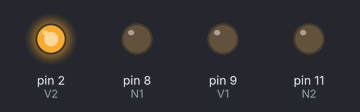
Simulated run of this sketch. Board: Arduino Uno, built with avr-gcc and run on an emulated ATmega328P. Parts: output pins drawn as LEDs (lit = HIGH). Pins used as bus, display or sensor lines are not drawn.

Above: at 1.4 s.
At 3.1 s:
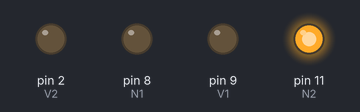
At 5.6 s:
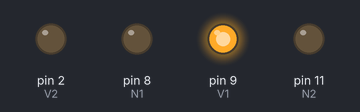
At 7.3 s:
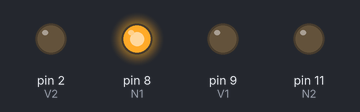
At 8.0 s:
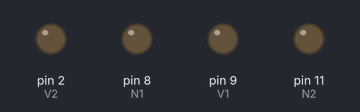
Timing chart, 0 to 10.9 s (numbered marks = the images above):
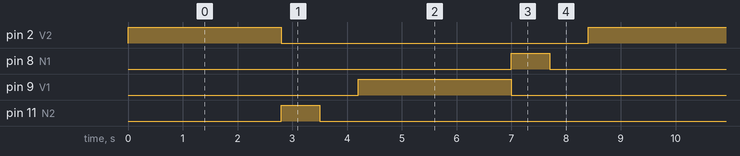

Measured:
- by itself, pin 2 (V2), pin 9 (V1): alternates HIGH for 2.8 s and LOW for 5.6 s
- by itself, pin 8 (N1), pin 11 (N2): alternates HIGH for 0.70 s and LOW for 7.7 s
- by itself, everything shown: repeats every 8.4 s, in 6 steps

The sketch:

Cru_lla_de_sem_fors.ino
```cpp
/**********************************************************************************
**                                                                               **
**                              Array de 8 LEDs                                  **
**                                   Isaac                                            **
**                                                                               **
**********************************************************************************/

//********** Variables ************************************************************
//********** Variables ************************************************************
const int R1 = 7;
const int N1 = 8;
const int V1 = 9;
const int R2= 10;
const int N2 = 11;
const int V2 = 2;

//********** Setup ****************************************************************
void setup()
{

 pinMode(R1, OUTPUT);
 pinMode(N1, OUTPUT);
 pinMode(V1, OUTPUT);
 pinMode(R2, OUTPUT);
 pinMode(N2, OUTPUT);
 pinMode(V2, OUTPUT);

  digitalWrite(R1, HIGH);
  digitalWrite(N1, LOW);
  digitalWrite(V1, LOW);
  digitalWrite(R2, HIGH);
  digitalWrite(N2, LOW);
  digitalWrite(V2, LOW);
}
void loop()
{


  digitalWrite(R1, HIGH);
  digitalWrite(N1, LOW);
  digitalWrite(V1, LOW);
  digitalWrite(R2, LOW);
  digitalWrite(N2, LOW);
  digitalWrite(V2, HIGH);

  delay(700); //1000


  digitalWrite(R1, HIGH);
  digitalWrite(N1, LOW);
  digitalWrite(V1, LOW);
  digitalWrite(R2, LOW);
  digitalWrite(N2, LOW);
  digitalWrite(V2, HIGH);

delay(700); //1000


  digitalWrite(R1, HIGH);
  digitalWrite(N1, LOW);
  digitalWrite(V1, LOW);
  digitalWrite(R2, LOW);
  digitalWrite(N2, LOW);
  digitalWrite(V2, HIGH);

delay(700); //1000


 digitalWrite(R1, HIGH);
  digitalWrite(N1, LOW);
  digitalWrite(V1, LOW);
  digitalWrite(R2, LOW);
  digitalWrite(N2, LOW);
  digitalWrite(V2, HIGH);
 delay(700); //1000


  digitalWrite(R1, HIGH);
  digitalWrite(N1, LOW);
  digitalWrite(V1, LOW);
  digitalWrite(R2, LOW);
  digitalWrite(N2, HIGH);
  digitalWrite(V2, LOW);

delay(700); //1000


  digitalWrite(R1, HIGH);
  digitalWrite(N1, LOW);
  digitalWrite(V1, LOW);
  digitalWrite(R2, HIGH);
  digitalWrite(N2, LOW);
  digitalWrite(V2, LOW);

delay(700); //1000


digitalWrite(R1, LOW);
  digitalWrite(N1, LOW);
  digitalWrite(V1, HIGH);
  digitalWrite(R2, HIGH);
  digitalWrite(N2, LOW);
  digitalWrite(V2, LOW);

delay(700); //1000


digitalWrite(R1, LOW);
  digitalWrite(N1, LOW);
  digitalWrite(V1, HIGH);
  digitalWrite(R2, HIGH);
  digitalWrite(N2, LOW);
  digitalWrite(V2, LOW);

delay(700); //1000


digitalWrite(R1, LOW);
  digitalWrite(N1, LOW);
  digitalWrite(V1, HIGH);
  digitalWrite(R2, HIGH);
  digitalWrite(N2, LOW);
  digitalWrite(V2, LOW);

delay(700); //1000


digitalWrite(R1, LOW);
  digitalWrite(N1, LOW);
  digitalWrite(V1, HIGH);
  digitalWrite(R2, HIGH);
  digitalWrite(N2, LOW);
  digitalWrite(V2, LOW);

delay(700); //1000


digitalWrite(R1, LOW);
  digitalWrite(N1, HIGH);
  digitalWrite(V1, LOW);
  digitalWrite(R2, HIGH);
  digitalWrite(N2, LOW);
  digitalWrite(V2, LOW);

delay(700); //1000


digitalWrite(R1, HIGH);
  digitalWrite(N1, LOW);
  digitalWrite(V1, LOW);
  digitalWrite(R2, HIGH);
  digitalWrite(N2, LOW);
  digitalWrite(V2, LOW);

delay(700); //1000

}
```
